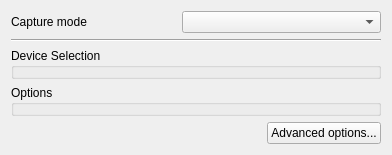
<?xml version="1.0" encoding="UTF-8"?>
<ui version="4.0">
 <author>Jean-Baptiste Kempf</author>
 <class>OpenCapture</class>
 <widget class="QWidget" name="OpenCapture">
  <property name="geometry">
   <rect>
    <x>0</x>
    <y>0</y>
    <width>392</width>
    <height>134</height>
   </rect>
  </property>
  <layout class="QGridLayout">
   <item row="0" column="0">
    <widget class="QLabel" name="label">
     <property name="text">
      <string>Capture mode</string>
     </property>
    </widget>
   </item>
   <item row="0" column="2" colspan="2">
    <widget class="QComboBox" name="deviceCombo">
     <property name="sizePolicy">
      <sizepolicy hsizetype="MinimumExpanding" vsizetype="Fixed">
       <horstretch>0</horstretch>
       <verstretch>0</verstretch>
      </sizepolicy>
     </property>
     <property name="toolTip">
      <string>Select the capture device type</string>
     </property>
    </widget>
   </item>
   <item row="1" column="0" colspan="4">
    <widget class="Line" name="line">
     <property name="orientation">
      <enum>Qt::Horizontal</enum>
     </property>
    </widget>
   </item>
   <item row="2" column="0" colspan="4">
    <widget class="QGroupBox" name="cardBox">
     <property name="title">
      <string>Device Selection</string>
     </property>
    </widget>
   </item>
   <item row="3" column="0" colspan="4">
    <widget class="QGroupBox" name="optionsBox">
     <property name="title">
      <string>Options</string>
     </property>
    </widget>
   </item>
   <item row="5" column="0" colspan="4">
    <spacer>
     <property name="orientation">
      <enum>Qt::Vertical</enum>
     </property>
     <property name="sizeType">
      <enum>QSizePolicy::MinimumExpanding</enum>
     </property>
     <property name="sizeHint" stdset="0">
      <size>
       <width>20</width>
       <height>0</height>
      </size>
     </property>
    </spacer>
   </item>
   <item row="4" column="3">
    <widget class="QPushButton" name="advancedButton">
     <property name="toolTip">
      <string>Access advanced options to tweak the device</string>
     </property>
     <property name="text">
      <string>Advanced options...</string>
     </property>
    </widget>
   </item>
  </layout>
 </widget>
 <resources/>
 <connections/>
</ui>
